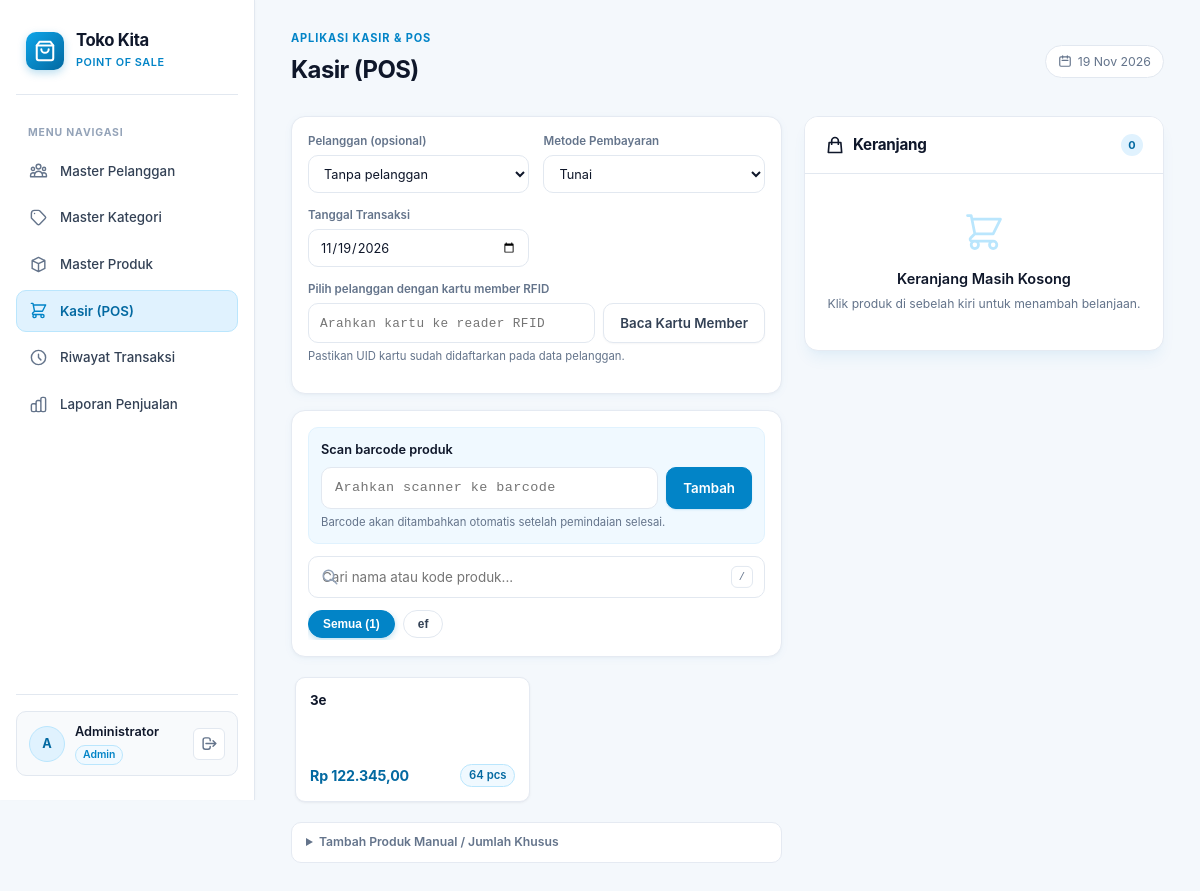
The page /index.php?page=kasir (signed in) on the database as committed earlier.
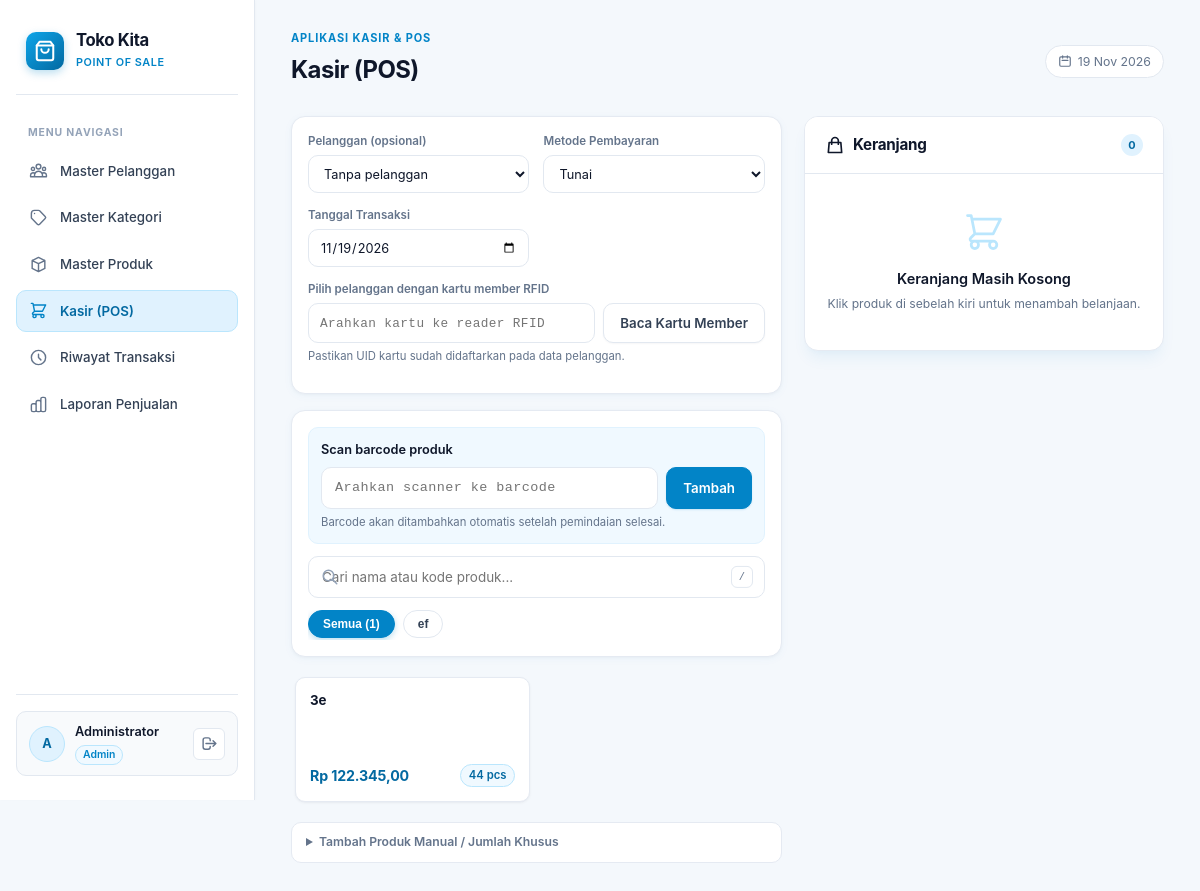
The same page on the database as committed later.
### tables this page shows
CREATE TABLE `tbl_produk` (
  `id_produk` int(11) NOT NULL,
  `id_kategori` int(11) NOT NULL,
  `kode_produk` varchar(50) DEFAULT NULL,
  `nama_produk` varchar(150) NOT NULL,
  `harga` decimal(12,2) NOT NULL DEFAULT 0.00,
  `stok` decimal(12,3) NOT NULL DEFAULT 0.000,
  `satuan` varchar(30) NOT NULL DEFAULT 'pcs',
  `keterangan` varchar(255) DEFAULT NULL,
  `status_aktif` tinyint(1) NOT NULL DEFAULT 1,
  `created_at` timestamp NOT NULL DEFAULT current_timestamp()
);

### includes/functions.php (called while the page is built, shortened)
<?php
function e(mixed $value): string
{
    return htmlspecialchars((string) $value, ENT_QUOTES | ENT_SUBSTITUTE, 'UTF-8');
}
function formatRupiah(mixed $value): string
{
    $amount = (string) $value;
    if (preg_match('/^(\d+)(?:\.(\d{1,2}))?$/D', $amount, $matches) !== 1) {
        throw new InvalidArgumentException('Nilai Rupiah tidak valid.');
    }
    $whole = ltrim($matches[1], '0');
    $whole = $whole === '' ? '0' : $whole;
    $whole = preg_replace('/\B(?=(\d{3})+(?!\d))/', '.', $whole) ?? $whole;
    $fraction = str_pad($matches[2] ?? '', 2, '0');
    return 'Rp ' . $whole . ',' . $fraction;
}

### pages/kasir.php (the view, shortened to what the changed rows need)
<?php
$products = [];
try {
    $products = $pdo->query(
        'SELECT p.id_produk, p.nama_produk, p.kode_produk, p.harga, p.stok, p.satuan,
                p.id_kategori, k.nama_kategori
         FROM tbl_produk p
         LEFT JOIN tbl_kategori k ON k.id_kategori = p.id_kategori
         WHERE p.status_aktif = 1
         ORDER BY p.nama_produk, p.id_produk'
    )->fetchAll();
} catch (PDOException $exception) {
    error_log('Memuat halaman kasir gagal: ' . $exception->getMessage());
    $readError = 'Data pelanggan atau produk gagal dibaca dari database.';
} catch (InvalidArgumentException $exception) {
    error_log('Menghitung total keranjang gagal: ' . $exception->getMessage());
    $readError = 'Total keranjang tidak dapat dihitung. Periksa harga produk.';
}
?>
<form method="post" action="index.php?page=kasir" class="pos-container" id="pos-main-form">
    <div class="pos-catalog">
        <?php if ($products === []): ?>
            <div class="panel">
                <p class="empty-state">Tidak ada produk aktif di toko.</p>
            </div>
        <?php else: ?>
            <div class="pos-grid" id="pos-grid">
                <?php foreach ($products as $product): ?>
                    <?php
                    $stokNum = (float) $product['stok'];
                    $stokHabis = $stokNum < 1;
                    $stokMenipis = !$stokHabis && $stokNum <= 5;
                    $catClass = mb_strtolower((string) ($product['nama_kategori'] ?? ''), 'UTF-8');
                    $searchKey = mb_strtolower(($product['nama_produk'] ?? '') . ' ' . ($product['kode_produk'] ?? ''), 'UTF-8');
                    ?>
                    <button type="submit"
                            name="aksi" value="tambah_cepat"
                            formnovalidate
                            class="pos-card<?= $stokHabis ? ' pos-card-disabled' : '' ?>"
                            data-search="<?= e($searchKey) ?>"
                            data-category="<?= e($catClass) ?>"
                            <?= $stokHabis ? 'disabled' : '' ?>
                            onclick="document.getElementById('pos_id_produk').value='<?= e($product['id_produk']) ?>';"
                            title="<?= $stokHabis ? 'Stok habis' : 'Klik untuk tambah ke keranjang' ?>">
                        <span class="pos-card-name"><?= e($product['nama_produk']) ?></span>
                        <div class="pos-card-bottom">
                            <div>
                                <span class="pos-card-price"><?= e(formatRupiah($product['harga'])) ?></span>
                            </div>
                            <span class="stock-pill <?= $stokHabis ? 'stock-empty' : ($stokMenipis ? 'stock-low' : 'stock-safe') ?>">
                                <?= $stokHabis ? 'Habis' : e(rtrim(rtrim(number_format($stokNum, 3, ',', '.'), '0'), ',')) . ' ' . e($product['satuan']) ?>
                            </span>
                        </div>
                    </button>
                <?php endforeach; ?>
            </div>
        <?php endif; ?>
    </div>
    <div class="pos-cart-panel">
        <div class="pos-cart-header">
            <h2 class="pos-cart-title">
                <svg width="20" height="20" fill="none" viewBox="0 0 24 24" stroke="currentColor" stroke-width="2">
                    <path stroke-linecap="round" stroke-linejoin="round" d="M16 11V7a4 4 0 00-8 0v4M5 9h14l1 12H4L5 9z" />
                </svg>
                <span>Keranjang</span>
            </h2>
        </div>
    </div>
</form>

Rows that differ between the two databases and show on the page:
changed tbl_produk "Rp 122.345,00": stok "64" → "44"
